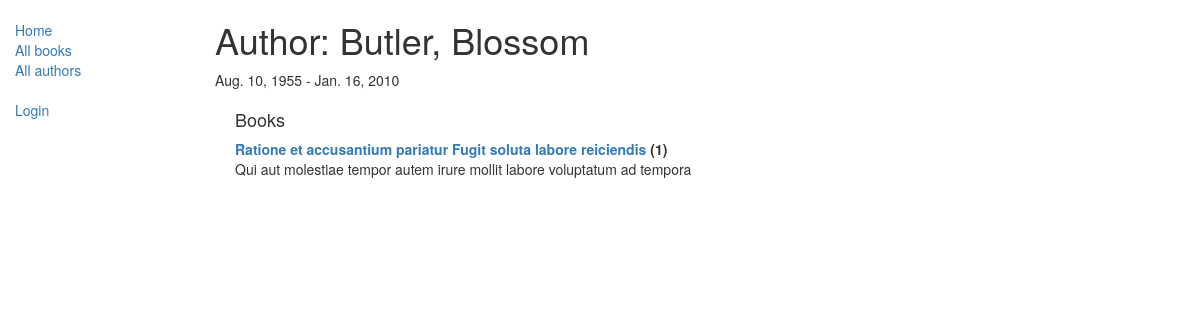
The app's page /catalog/author/1 with its own data.
### catalog/models.py (models this page shows, shortened)
class Author(models.Model):
    first_name = models.CharField(max_length=100)
    last_name = models.CharField(max_length=100)
    date_of_birth = models.DateField(null=True, blank=True)
    date_of_death = models.DateField('Died', null=True, blank=True)
    def __str__(self):
        return f'{self.last_name}, {self.first_name}'
    class Meta:
        ordering = ['last_name']

class Book(models.Model):
    title = models.CharField(max_length=200)
    author = models.ForeignKey('Author', on_delete=models.SET_NULL, null=True)
    summary = models.TextField(
        max_length=1000, help_text="Enter a brief description of the book")
    isbn = models.CharField(
        'ISBN',
        max_length=13,
        help_text='13 Character <a href="https://www.isbn-international.org/content/what-isbn">ISBN number</a>')
    genre = models.ManyToManyField(
        Genre, help_text="Select a genre for this book")
    def __str__(self):
        return self.title
    def display_genre(self):
        return ', '.join([ genre.name for genre in self.genre.all()[:3] ])
    display_genre.short_description = 'Genre'

### catalog/views.py (the view)
# urls.py: path('author/<int:pk>', views.AuthorDetailView.as_view(), name='author-detail'),
class AuthorDetailView(generic.DetailView):
    model = Author

### catalog/templates/catalog/author_detail.html
{% extends "base_generic.html" %}
{% block content %}
    <h1>Author: {{ author }}</h1>
    <div>
        <time>{{ author.date_of_birth }}</time> -
        {% if author.date_of_death %}
        <time>{{ author.date_of_death }}</time>
        {% endif %}
    </div>
    <div style="margin-left:20px;margin-top:20px">
        <h4>Books</h4>
        <dl>
            {% for book in author.book_set.all %}
              <dt><a href="{% url 'book-detail' book.pk %}">{{book}}</a> ({{book.bookinstance_set.all.count}})</dt>
              <dd>{{book.summary}}</dd>
              {% empty %}
              <p>This author has no books.</p>
            {% endfor %}
            </dl>
    </div>
{% endblock %}

### records on screen
Author: last_name+first_name "Butler, Blossom", date_of_birth "Aug. 10, 1955", date_of_death "Jan. 16, 2010"
Book: title "Ratione et accusantium pariatur Fugit soluta labore reiciendis", bookinstance_set.all.count "1", summary "Qui aut molestiae tempor autem irure mollit labore voluptatum ad tempora"
